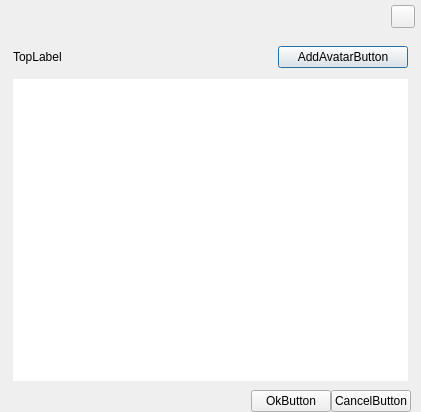
<ui version="4.0" >
 <class>SelectAvatarDialogClass</class>
 <widget class="QDialog" name="SelectAvatarDialogClass" >
  <property name="windowModality" >
   <enum>Qt::WindowModal</enum>
  </property>
  <property name="geometry" >
   <rect>
    <x>0</x>
    <y>0</y>
    <width>421</width>
    <height>412</height>
   </rect>
  </property>
  <layout class="QVBoxLayout" name="verticalLayout_2" >
   <property name="spacing" >
    <number>0</number>
   </property>
   <property name="sizeConstraint" >
    <enum>QLayout::SetDefaultConstraint</enum>
   </property>
   <property name="margin" >
    <number>0</number>
   </property>
   <item>
    <widget class="QFrame" name="styledFrame" >
     <property name="frameShape" >
      <enum>QFrame::NoFrame</enum>
     </property>
     <property name="frameShadow" >
      <enum>QFrame::Plain</enum>
     </property>
     <property name="lineWidth" >
      <number>0</number>
     </property>
     <layout class="QVBoxLayout" name="frameVLayout" >
      <property name="spacing" >
       <number>0</number>
      </property>
      <property name="leftMargin" >
       <number>1</number>
      </property>
      <property name="topMargin" >
       <number>0</number>
      </property>
      <property name="rightMargin" >
       <number>1</number>
      </property>
      <property name="bottomMargin" >
       <number>0</number>
      </property>
      <item>
       <layout class="QHBoxLayout" name="horizontalLayout_3" >
        <property name="topMargin" >
         <number>5</number>
        </property>
        <property name="rightMargin" >
         <number>5</number>
        </property>
        <property name="bottomMargin" >
         <number>16</number>
        </property>
        <item>
         <spacer name="horizontalSpacer_4" >
          <property name="orientation" >
           <enum>Qt::Horizontal</enum>
          </property>
          <property name="sizeHint" stdset="0" >
           <size>
            <width>10</width>
            <height>5</height>
           </size>
          </property>
         </spacer>
        </item>
        <item>
         <widget class="QToolButton" name="closeToolButton" >
          <property name="focusPolicy" >
           <enum>Qt::NoFocus</enum>
          </property>
          <property name="accessibleName" >
           <string>transparentButton</string>
          </property>
          <property name="layoutDirection" >
           <enum>Qt::LeftToRight</enum>
          </property>
          <property name="popupMode" >
           <enum>QToolButton::DelayedPopup</enum>
          </property>
         </widget>
        </item>
       </layout>
      </item>
      <item>
       <widget class="QFrame" name="mainDialogFrame" >
        <property name="sizePolicy" >
         <sizepolicy vsizetype="Expanding" hsizetype="Expanding" >
          <horstretch>0</horstretch>
          <verstretch>0</verstretch>
         </sizepolicy>
        </property>
        <property name="frameShape" >
         <enum>QFrame::NoFrame</enum>
        </property>
        <property name="frameShadow" >
         <enum>QFrame::Plain</enum>
        </property>
        <layout class="QVBoxLayout" name="verticalLayout_3" >
         <property name="leftMargin" >
          <number>12</number>
         </property>
         <property name="rightMargin" >
          <number>12</number>
         </property>
         <item>
          <layout class="QHBoxLayout" name="horizontalLayout_2" >
           <property name="topMargin" >
            <number>2</number>
           </property>
           <property name="bottomMargin" >
            <number>11</number>
           </property>
           <item>
            <widget class="QLabel" name="topMessageLabel" >
             <property name="text" >
              <string>TopLabel</string>
             </property>
             <property name="wordWrap" >
              <bool>true</bool>
             </property>
            </widget>
           </item>
           <item>
            <spacer name="horizontalSpacer_2" >
             <property name="orientation" >
              <enum>Qt::Horizontal</enum>
             </property>
             <property name="sizeHint" stdset="0" >
              <size>
               <width>40</width>
               <height>20</height>
              </size>
             </property>
            </spacer>
           </item>
           <item>
            <widget class="QPushButton" name="addAvatarButton" >
             <property name="minimumSize" >
              <size>
               <width>130</width>
               <height>0</height>
              </size>
             </property>
             <property name="accessibleName" >
              <string>rectButton</string>
             </property>
             <property name="text" >
              <string>AddAvatarButton</string>
             </property>
            </widget>
           </item>
          </layout>
         </item>
         <item>
          <widget class="QListWidget" name="avatarListWidget" >
           <property name="frameShape" >
            <enum>QFrame::NoFrame</enum>
           </property>
           <property name="frameShadow" >
            <enum>QFrame::Plain</enum>
           </property>
           <property name="lineWidth" >
            <number>0</number>
           </property>
           <property name="showDropIndicator" stdset="0" >
            <bool>false</bool>
           </property>
           <property name="dragDropMode" >
            <enum>QAbstractItemView::NoDragDrop</enum>
           </property>
           <property name="iconSize" >
            <size>
             <width>72</width>
             <height>72</height>
            </size>
           </property>
           <property name="verticalScrollMode" >
            <enum>QAbstractItemView::ScrollPerPixel</enum>
           </property>
           <property name="movement" >
            <enum>QListView::Static</enum>
           </property>
           <property name="flow" >
            <enum>QListView::LeftToRight</enum>
           </property>
           <property name="isWrapping" stdset="0" >
            <bool>true</bool>
           </property>
           <property name="resizeMode" >
            <enum>QListView::Adjust</enum>
           </property>
           <property name="layoutMode" >
            <enum>QListView::SinglePass</enum>
           </property>
           <property name="spacing" >
            <number>4</number>
           </property>
           <property name="viewMode" >
            <enum>QListView::IconMode</enum>
           </property>
           <property name="uniformItemSizes" >
            <bool>true</bool>
           </property>
           <property name="selectionRectVisible" >
            <bool>true</bool>
           </property>
          </widget>
         </item>
        </layout>
       </widget>
      </item>
      <item>
       <widget class="QFrame" name="frameBottom" >
        <property name="frameShape" >
         <enum>QFrame::NoFrame</enum>
        </property>
        <property name="frameShadow" >
         <enum>QFrame::Raised</enum>
        </property>
        <layout class="QHBoxLayout" name="horizontalLayout_4" >
         <property name="leftMargin" >
          <number>0</number>
         </property>
         <property name="topMargin" >
          <number>9</number>
         </property>
         <property name="rightMargin" >
          <number>9</number>
         </property>
         <item>
          <spacer name="horizontalSpacer" >
           <property name="orientation" >
            <enum>Qt::Horizontal</enum>
           </property>
           <property name="sizeHint" stdset="0" >
            <size>
             <width>40</width>
             <height>20</height>
            </size>
           </property>
          </spacer>
         </item>
         <item>
          <widget class="QPushButton" name="okButton" >
           <property name="accessibleName" >
            <string>rectButton</string>
           </property>
           <property name="text" >
            <string>OkButton</string>
           </property>
          </widget>
         </item>
         <item>
          <widget class="QPushButton" name="cancelButton" >
           <property name="accessibleName" >
            <string>rectButton</string>
           </property>
           <property name="text" >
            <string>CancelButton</string>
           </property>
          </widget>
         </item>
        </layout>
       </widget>
      </item>
     </layout>
    </widget>
   </item>
  </layout>
 </widget>
 <layoutdefault spacing="0" margin="0" />
 <resources/>
 <connections/>
</ui>
